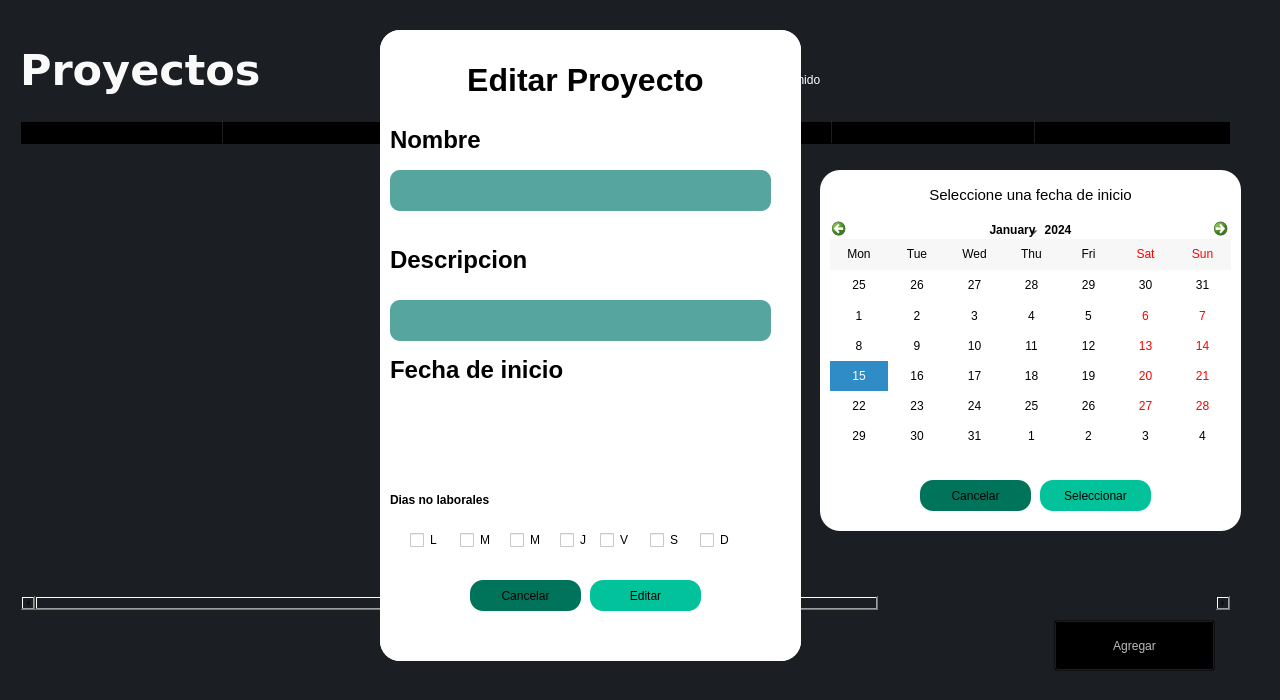
<?xml version="1.0" encoding="UTF-8"?>
<ui version="4.0">
 <class>Dialog</class>
 <widget class="QDialog" name="Dialog">
  <property name="enabled">
   <bool>true</bool>
  </property>
  <property name="geometry">
   <rect>
    <x>0</x>
    <y>0</y>
    <width>1280</width>
    <height>700</height>
   </rect>
  </property>
  <property name="minimumSize">
   <size>
    <width>1280</width>
    <height>700</height>
   </size>
  </property>
  <property name="windowTitle">
   <string>Dialog</string>
  </property>
  <property name="styleSheet">
   <string notr="true">background-color: rgb(27,31,36);</string>
  </property>
  <widget class="QWidget" name="fondo" native="true">
   <property name="enabled">
    <bool>true</bool>
   </property>
   <property name="geometry">
    <rect>
     <x>-10</x>
     <y>0</y>
     <width>1280</width>
     <height>700</height>
    </rect>
   </property>
   <property name="minimumSize">
    <size>
     <width>1280</width>
     <height>700</height>
    </size>
   </property>
   <property name="mouseTracking">
    <bool>true</bool>
   </property>
   <property name="autoFillBackground">
    <bool>false</bool>
   </property>
   <property name="styleSheet">
    <string notr="true">background-color: rgba(0,0,0,0);</string>
   </property>
   <widget class="QLabel" name="label">
    <property name="geometry">
     <rect>
      <x>30</x>
      <y>30</y>
      <width>441</width>
      <height>81</height>
     </rect>
    </property>
    <property name="font">
     <font>
      <family>Verdana</family>
      <pointsize>32</pointsize>
      <weight>50</weight>
      <italic>false</italic>
      <bold>false</bold>
     </font>
    </property>
    <property name="autoFillBackground">
     <bool>false</bool>
    </property>
    <property name="styleSheet">
     <string notr="true">font: 32pt &quot;Verdana&quot;;
 color:rgb(250, 250, 250);
background-color: rgba(0,0,0,0);
border-radius:20;
text-align: left;</string>
    </property>
    <property name="text">
     <string>&lt;html&gt;&lt;head/&gt;&lt;body&gt;&lt;p&gt;&lt;span style=&quot; font-weight:600;&quot;&gt;Proyectos&lt;/span&gt;&lt;/p&gt;&lt;/body&gt;&lt;/html&gt;</string>
    </property>
    <property name="alignment">
     <set>Qt::AlignLeading|Qt::AlignLeft|Qt::AlignVCenter</set>
    </property>
   </widget>
   <widget class="QTableWidget" name="tableWidget">
    <property name="geometry">
     <rect>
      <x>30</x>
      <y>120</y>
      <width>1211</width>
      <height>491</height>
     </rect>
    </property>
    <property name="styleSheet">
     <string notr="true">background-color: rgba(0,0,0,0);
font: 12pt &quot;Verdana&quot;;</string>
    </property>
    <property name="showGrid">
     <bool>true</bool>
    </property>
    <property name="wordWrap">
     <bool>true</bool>
    </property>
    <attribute name="horizontalHeaderVisible">
     <bool>true</bool>
    </attribute>
    <attribute name="horizontalHeaderDefaultSectionSize">
     <number>203</number>
    </attribute>
    <attribute name="horizontalHeaderHighlightSections">
     <bool>true</bool>
    </attribute>
    <attribute name="verticalHeaderCascadingSectionResizes">
     <bool>false</bool>
    </attribute>
    <attribute name="verticalHeaderDefaultSectionSize">
     <number>30</number>
    </attribute>
    <column>
     <property name="text">
      <string>Nombre</string>
     </property>
     <property name="font">
      <font>
       <family>Verdana</family>
       <pointsize>12</pointsize>
       <weight>75</weight>
       <bold>true</bold>
      </font>
     </property>
    </column>
    <column>
     <property name="text">
      <string>Descripcion</string>
     </property>
     <property name="font">
      <font>
       <family>Verdana</family>
       <pointsize>12</pointsize>
       <weight>75</weight>
       <bold>true</bold>
      </font>
     </property>
    </column>
    <column>
     <property name="text">
      <string>Fecha de inicio</string>
     </property>
     <property name="font">
      <font>
       <family>Verdana</family>
       <pointsize>12</pointsize>
       <weight>75</weight>
       <bold>true</bold>
      </font>
     </property>
    </column>
    <column>
     <property name="text">
      <string>Fecha estimada</string>
     </property>
     <property name="font">
      <font>
       <family>Verdana</family>
       <pointsize>12</pointsize>
       <weight>75</weight>
       <bold>true</bold>
      </font>
     </property>
    </column>
    <column>
     <property name="text">
      <string>Actividades</string>
     </property>
     <property name="font">
      <font>
       <family>Verdana</family>
       <pointsize>12</pointsize>
       <weight>75</weight>
       <bold>true</bold>
      </font>
     </property>
    </column>
    <column>
     <property name="text">
      <string>Editar</string>
     </property>
     <property name="font">
      <font>
       <family>Verdana</family>
       <pointsize>12</pointsize>
       <weight>75</weight>
       <bold>true</bold>
      </font>
     </property>
    </column>
    <column>
     <property name="text">
      <string>Eliminar</string>
     </property>
     <property name="font">
      <font>
       <family>Verdana</family>
       <pointsize>12</pointsize>
       <weight>75</weight>
       <bold>true</bold>
      </font>
     </property>
    </column>
   </widget>
   <widget class="QLabel" name="name">
    <property name="geometry">
     <rect>
      <x>930</x>
      <y>58</y>
      <width>221</width>
      <height>41</height>
     </rect>
    </property>
    <property name="styleSheet">
     <string notr="true">font: 26pt &quot;Verdana&quot;; color:rgb(255, 255, 255);
background-color: rgba(0,0,0,0);
border-radius:20;</string>
    </property>
    <property name="text">
     <string/>
    </property>
   </widget>
   <widget class="QLabel" name="label_2">
    <property name="geometry">
     <rect>
      <x>660</x>
      <y>50</y>
      <width>281</width>
      <height>61</height>
     </rect>
    </property>
    <property name="autoFillBackground">
     <bool>false</bool>
    </property>
    <property name="styleSheet">
     <string notr="true">color:rgb(255, 255, 255);
font: 26pt &quot;Verdana&quot;;
background-color: rgba(0,0,0,0);
border-radius:20;</string>
    </property>
    <property name="text">
     <string>&lt;html&gt;&lt;head/&gt;&lt;body&gt;&lt;p align=&quot;center&quot;&gt;Bienvenido&lt;/p&gt;&lt;/body&gt;&lt;/html&gt;</string>
    </property>
    <property name="alignment">
     <set>Qt::AlignLeading|Qt::AlignLeft|Qt::AlignVCenter</set>
    </property>
   </widget>
   <widget class="QWidget" name="crp" native="true">
    <property name="enabled">
     <bool>true</bool>
    </property>
    <property name="geometry">
     <rect>
      <x>390</x>
      <y>30</y>
      <width>421</width>
      <height>631</height>
     </rect>
    </property>
    <property name="styleSheet">
     <string notr="true">background-color: rgb(255, 255, 255);
border-bottom-left-radius: 20px;
border-bottom-right-radius:20px;
border-top-left-radius: 20px;
border-top-right-radius: 20px;</string>
    </property>
    <widget class="QLabel" name="label_3">
     <property name="geometry">
      <rect>
       <x>10</x>
       <y>20</y>
       <width>391</width>
       <height>61</height>
      </rect>
     </property>
     <property name="autoFillBackground">
      <bool>false</bool>
     </property>
     <property name="styleSheet">
      <string notr="true">color: rgb(0, 0, 0);
font: 28pt &quot;Verdana&quot;;
background-color: rgba(0,0,0,0);
border-radius:20;</string>
     </property>
     <property name="text">
      <string>&lt;html&gt;&lt;head/&gt;&lt;body&gt;&lt;p align=&quot;center&quot;&gt;&lt;span style=&quot; font-size:24pt; font-weight:600;&quot;&gt;Crear Proyecto&lt;/span&gt;&lt;/p&gt;&lt;/body&gt;&lt;/html&gt;</string>
     </property>
     <property name="alignment">
      <set>Qt::AlignLeading|Qt::AlignLeft|Qt::AlignVCenter</set>
     </property>
    </widget>
    <widget class="QLabel" name="label_4">
     <property name="geometry">
      <rect>
       <x>10</x>
       <y>80</y>
       <width>281</width>
       <height>61</height>
      </rect>
     </property>
     <property name="autoFillBackground">
      <bool>false</bool>
     </property>
     <property name="styleSheet">
      <string notr="true">color: rgb(0, 0, 0);
background-color: rgba(0,0,0,0);
border-radius:20;
font: 75 16pt &quot;Verdana&quot;;</string>
     </property>
     <property name="text">
      <string>&lt;html&gt;&lt;head/&gt;&lt;body&gt;&lt;p&gt;&lt;span style=&quot; font-size:18pt; font-weight:600;&quot;&gt;Nombre&lt;/span&gt;&lt;/p&gt;&lt;/body&gt;&lt;/html&gt;</string>
     </property>
     <property name="alignment">
      <set>Qt::AlignLeading|Qt::AlignLeft|Qt::AlignVCenter</set>
     </property>
    </widget>
    <widget class="QPushButton" name="cancelarbtn">
     <property name="geometry">
      <rect>
       <x>90</x>
       <y>570</y>
       <width>111</width>
       <height>31</height>
      </rect>
     </property>
     <property name="styleSheet">
      <string notr="true">background-color:rgb(0, 116, 91);
border-radius:13px;</string>
     </property>
     <property name="text">
      <string>Cancelar</string>
     </property>
    </widget>
    <widget class="QLabel" name="label_6">
     <property name="geometry">
      <rect>
       <x>10</x>
       <y>200</y>
       <width>281</width>
       <height>61</height>
      </rect>
     </property>
     <property name="autoFillBackground">
      <bool>false</bool>
     </property>
     <property name="styleSheet">
      <string notr="true">color: rgb(0, 0, 0);
background-color: rgba(0,0,0,0);
border-radius:20;
font: 75 16pt &quot;Verdana&quot;;</string>
     </property>
     <property name="text">
      <string>&lt;html&gt;&lt;head/&gt;&lt;body&gt;&lt;p&gt;&lt;span style=&quot; font-size:18pt; font-weight:600;&quot;&gt;Descripcion&lt;/span&gt;&lt;/p&gt;&lt;/body&gt;&lt;/html&gt;</string>
     </property>
     <property name="alignment">
      <set>Qt::AlignLeading|Qt::AlignLeft|Qt::AlignVCenter</set>
     </property>
    </widget>
    <widget class="QLabel" name="label_5">
     <property name="geometry">
      <rect>
       <x>10</x>
       <y>320</y>
       <width>281</width>
       <height>61</height>
      </rect>
     </property>
     <property name="autoFillBackground">
      <bool>false</bool>
     </property>
     <property name="styleSheet">
      <string notr="true">color: rgb(0, 0, 0);
background-color: rgba(0,0,0,0);
border-radius:20;
font: 75 16pt &quot;Verdana&quot;;</string>
     </property>
     <property name="text">
      <string>&lt;html&gt;&lt;head/&gt;&lt;body&gt;&lt;p&gt;&lt;span style=&quot; font-size:18pt; font-weight:600;&quot;&gt;Fecha de inicio&lt;/span&gt;&lt;/p&gt;&lt;/body&gt;&lt;/html&gt;</string>
     </property>
     <property name="alignment">
      <set>Qt::AlignLeading|Qt::AlignLeft|Qt::AlignVCenter</set>
     </property>
    </widget>
    <widget class="QLineEdit" name="nom">
     <property name="geometry">
      <rect>
       <x>10</x>
       <y>140</y>
       <width>381</width>
       <height>41</height>
      </rect>
     </property>
     <property name="styleSheet">
      <string notr="true">border-radius:10px;
font: 12pt &quot;Verdana&quot;;
background-color: rgb(87, 165, 159);
border-radius:10px;</string>
     </property>
    </widget>
    <widget class="QLineEdit" name="des">
     <property name="geometry">
      <rect>
       <x>10</x>
       <y>270</y>
       <width>381</width>
       <height>41</height>
      </rect>
     </property>
     <property name="styleSheet">
      <string notr="true">border-radius:10px;
font: 12pt &quot;Verdana&quot;;
background-color: rgb(87, 165, 159);
border-radius:10px;</string>
     </property>
    </widget>
    <widget class="QPushButton" name="crearbtn">
     <property name="geometry">
      <rect>
       <x>210</x>
       <y>570</y>
       <width>111</width>
       <height>31</height>
      </rect>
     </property>
     <property name="styleSheet">
      <string notr="true">background-color: rgb(1,194,154);
border-radius:13px;</string>
     </property>
     <property name="text">
      <string>Crear</string>
     </property>
    </widget>
    <widget class="QPushButton" name="calendarbtn_2">
     <property name="geometry">
      <rect>
       <x>170</x>
       <y>380</y>
       <width>71</width>
       <height>61</height>
      </rect>
     </property>
     <property name="text">
      <string/>
     </property>
     <property name="icon">
      <iconset>
       <normaloff>../../../.designer/backup/valentines-day.png</normaloff>../../../.designer/backup/valentines-day.png</iconset>
     </property>
     <property name="iconSize">
      <size>
       <width>60</width>
       <height>60</height>
      </size>
     </property>
    </widget>
    <widget class="QLabel" name="fechaIniLabel">
     <property name="geometry">
      <rect>
       <x>10</x>
       <y>380</y>
       <width>141</width>
       <height>41</height>
      </rect>
     </property>
     <property name="styleSheet">
      <string notr="true">font: 12pt &quot;Verdana&quot;;</string>
     </property>
     <property name="text">
      <string>&lt;html&gt;&lt;head/&gt;&lt;body&gt;&lt;p&gt;&lt;br/&gt;&lt;/p&gt;&lt;/body&gt;&lt;/html&gt;</string>
     </property>
    </widget>
    <widget class="QRadioButton" name="radioButton">
     <property name="geometry">
      <rect>
       <x>40</x>
       <y>500</y>
       <width>51</width>
       <height>20</height>
      </rect>
     </property>
     <property name="text">
      <string>L</string>
     </property>
    </widget>
    <widget class="QRadioButton" name="radioButton_2">
     <property name="geometry">
      <rect>
       <x>150</x>
       <y>500</y>
       <width>41</width>
       <height>20</height>
      </rect>
     </property>
     <property name="text">
      <string>M</string>
     </property>
    </widget>
    <widget class="QRadioButton" name="radioButton_3">
     <property name="geometry">
      <rect>
       <x>90</x>
       <y>500</y>
       <width>41</width>
       <height>20</height>
      </rect>
     </property>
     <property name="text">
      <string>M</string>
     </property>
    </widget>
    <widget class="QRadioButton" name="radioButton_4">
     <property name="geometry">
      <rect>
       <x>290</x>
       <y>500</y>
       <width>41</width>
       <height>20</height>
      </rect>
     </property>
     <property name="text">
      <string>S</string>
     </property>
    </widget>
    <widget class="QRadioButton" name="radioButton_5">
     <property name="geometry">
      <rect>
       <x>200</x>
       <y>500</y>
       <width>41</width>
       <height>20</height>
      </rect>
     </property>
     <property name="text">
      <string>J</string>
     </property>
    </widget>
    <widget class="QRadioButton" name="radioButton_6">
     <property name="geometry">
      <rect>
       <x>240</x>
       <y>500</y>
       <width>41</width>
       <height>20</height>
      </rect>
     </property>
     <property name="text">
      <string>V</string>
     </property>
    </widget>
    <widget class="QRadioButton" name="radioButton_7">
     <property name="geometry">
      <rect>
       <x>340</x>
       <y>500</y>
       <width>41</width>
       <height>20</height>
      </rect>
     </property>
     <property name="text">
      <string>D</string>
     </property>
    </widget>
    <widget class="QLabel" name="label_13">
     <property name="geometry">
      <rect>
       <x>10</x>
       <y>440</y>
       <width>281</width>
       <height>61</height>
      </rect>
     </property>
     <property name="autoFillBackground">
      <bool>false</bool>
     </property>
     <property name="styleSheet">
      <string notr="true">color: rgb(0, 0, 0);
background-color: rgba(0,0,0,0);
border-radius:20;
font: 75 16pt &quot;Verdana&quot;;</string>
     </property>
     <property name="text">
      <string>&lt;html&gt;&lt;head/&gt;&lt;body&gt;&lt;p&gt;&lt;span style=&quot; font-weight:600;&quot;&gt;Dias no laborales&lt;/span&gt;&lt;/p&gt;&lt;/body&gt;&lt;/html&gt;</string>
     </property>
     <property name="alignment">
      <set>Qt::AlignLeading|Qt::AlignLeft|Qt::AlignVCenter</set>
     </property>
    </widget>
   </widget>
   <widget class="QWidget" name="editarp" native="true">
    <property name="enabled">
     <bool>true</bool>
    </property>
    <property name="geometry">
     <rect>
      <x>390</x>
      <y>30</y>
      <width>421</width>
      <height>631</height>
     </rect>
    </property>
    <property name="styleSheet">
     <string notr="true">background-color: rgb(255, 255, 255);
border-bottom-left-radius: 20px;
border-bottom-right-radius:20px;
border-top-left-radius: 20px;
border-top-right-radius: 20px;</string>
    </property>
    <widget class="QLabel" name="label_8">
     <property name="geometry">
      <rect>
       <x>10</x>
       <y>20</y>
       <width>391</width>
       <height>61</height>
      </rect>
     </property>
     <property name="autoFillBackground">
      <bool>false</bool>
     </property>
     <property name="styleSheet">
      <string notr="true">color: rgb(0, 0, 0);
font: 28pt &quot;Verdana&quot;;
background-color: rgba(0,0,0,0);
border-radius:20;</string>
     </property>
     <property name="text">
      <string>&lt;html&gt;&lt;head/&gt;&lt;body&gt;&lt;p align=&quot;center&quot;&gt;&lt;span style=&quot; font-size:24pt; font-weight:600;&quot;&gt;Editar Proyecto&lt;/span&gt;&lt;/p&gt;&lt;/body&gt;&lt;/html&gt;</string>
     </property>
     <property name="alignment">
      <set>Qt::AlignLeading|Qt::AlignLeft|Qt::AlignVCenter</set>
     </property>
    </widget>
    <widget class="QLabel" name="label_9">
     <property name="geometry">
      <rect>
       <x>10</x>
       <y>80</y>
       <width>281</width>
       <height>61</height>
      </rect>
     </property>
     <property name="autoFillBackground">
      <bool>false</bool>
     </property>
     <property name="styleSheet">
      <string notr="true">color: rgb(0, 0, 0);
background-color: rgba(0,0,0,0);
border-radius:20;
font: 75 16pt &quot;Verdana&quot;;</string>
     </property>
     <property name="text">
      <string>&lt;html&gt;&lt;head/&gt;&lt;body&gt;&lt;p&gt;&lt;span style=&quot; font-size:18pt; font-weight:600;&quot;&gt;Nombre&lt;/span&gt;&lt;/p&gt;&lt;/body&gt;&lt;/html&gt;</string>
     </property>
     <property name="alignment">
      <set>Qt::AlignLeading|Qt::AlignLeft|Qt::AlignVCenter</set>
     </property>
    </widget>
    <widget class="QPushButton" name="cancelarbtn_3">
     <property name="geometry">
      <rect>
       <x>90</x>
       <y>550</y>
       <width>111</width>
       <height>31</height>
      </rect>
     </property>
     <property name="styleSheet">
      <string notr="true">background-color:rgb(0, 116, 91);
border-radius:13px;</string>
     </property>
     <property name="text">
      <string>Cancelar</string>
     </property>
    </widget>
    <widget class="QLabel" name="label_10">
     <property name="geometry">
      <rect>
       <x>10</x>
       <y>200</y>
       <width>281</width>
       <height>61</height>
      </rect>
     </property>
     <property name="autoFillBackground">
      <bool>false</bool>
     </property>
     <property name="styleSheet">
      <string notr="true">color: rgb(0, 0, 0);
background-color: rgba(0,0,0,0);
border-radius:20;
font: 75 16pt &quot;Verdana&quot;;</string>
     </property>
     <property name="text">
      <string>&lt;html&gt;&lt;head/&gt;&lt;body&gt;&lt;p&gt;&lt;span style=&quot; font-size:18pt; font-weight:600;&quot;&gt;Descripcion&lt;/span&gt;&lt;/p&gt;&lt;/body&gt;&lt;/html&gt;</string>
     </property>
     <property name="alignment">
      <set>Qt::AlignLeading|Qt::AlignLeft|Qt::AlignVCenter</set>
     </property>
    </widget>
    <widget class="QLabel" name="label_11">
     <property name="geometry">
      <rect>
       <x>10</x>
       <y>310</y>
       <width>281</width>
       <height>61</height>
      </rect>
     </property>
     <property name="autoFillBackground">
      <bool>false</bool>
     </property>
     <property name="styleSheet">
      <string notr="true">color: rgb(0, 0, 0);
background-color: rgba(0,0,0,0);
border-radius:20;
font: 75 16pt &quot;Verdana&quot;;</string>
     </property>
     <property name="text">
      <string>&lt;html&gt;&lt;head/&gt;&lt;body&gt;&lt;p&gt;&lt;span style=&quot; font-size:18pt; font-weight:600;&quot;&gt;Fecha de inicio&lt;/span&gt;&lt;/p&gt;&lt;/body&gt;&lt;/html&gt;</string>
     </property>
     <property name="alignment">
      <set>Qt::AlignLeading|Qt::AlignLeft|Qt::AlignVCenter</set>
     </property>
    </widget>
    <widget class="QLineEdit" name="nom_2">
     <property name="geometry">
      <rect>
       <x>10</x>
       <y>140</y>
       <width>381</width>
       <height>41</height>
      </rect>
     </property>
     <property name="styleSheet">
      <string notr="true">border-radius:10px;
font: 12pt &quot;Verdana&quot;;
background-color: rgb(87, 165, 159);
border-radius:10px;</string>
     </property>
    </widget>
    <widget class="QLineEdit" name="des_2">
     <property name="geometry">
      <rect>
       <x>10</x>
       <y>270</y>
       <width>381</width>
       <height>41</height>
      </rect>
     </property>
     <property name="styleSheet">
      <string notr="true">border-radius:10px;
font: 12pt &quot;Verdana&quot;;
background-color: rgb(87, 165, 159);
border-radius:10px;</string>
     </property>
    </widget>
    <widget class="QPushButton" name="editarbtn">
     <property name="geometry">
      <rect>
       <x>210</x>
       <y>550</y>
       <width>111</width>
       <height>31</height>
      </rect>
     </property>
     <property name="styleSheet">
      <string notr="true">background-color: rgb(1,194,154);
border-radius:13px;</string>
     </property>
     <property name="text">
      <string>Editar</string>
     </property>
    </widget>
    <widget class="QPushButton" name="calendarbtn">
     <property name="geometry">
      <rect>
       <x>160</x>
       <y>380</y>
       <width>81</width>
       <height>61</height>
      </rect>
     </property>
     <property name="iconSize">
      <size>
       <width>60</width>
       <height>60</height>
      </size>
     </property>
    </widget>
    <widget class="QLabel" name="fechaIniLabel_2">
     <property name="geometry">
      <rect>
       <x>20</x>
       <y>370</y>
       <width>141</width>
       <height>41</height>
      </rect>
     </property>
     <property name="styleSheet">
      <string notr="true">font: 12pt &quot;Verdana&quot;;</string>
     </property>
     <property name="text">
      <string>&lt;html&gt;&lt;head/&gt;&lt;body&gt;&lt;p&gt;&lt;br/&gt;&lt;/p&gt;&lt;/body&gt;&lt;/html&gt;</string>
     </property>
    </widget>
    <widget class="QLabel" name="label_14">
     <property name="geometry">
      <rect>
       <x>10</x>
       <y>440</y>
       <width>281</width>
       <height>61</height>
      </rect>
     </property>
     <property name="autoFillBackground">
      <bool>false</bool>
     </property>
     <property name="styleSheet">
      <string notr="true">color: rgb(0, 0, 0);
background-color: rgba(0,0,0,0);
border-radius:20;
font: 75 16pt &quot;Verdana&quot;;</string>
     </property>
     <property name="text">
      <string>&lt;html&gt;&lt;head/&gt;&lt;body&gt;&lt;p&gt;&lt;span style=&quot; font-weight:600;&quot;&gt;Dias no laborales&lt;/span&gt;&lt;/p&gt;&lt;/body&gt;&lt;/html&gt;</string>
     </property>
     <property name="alignment">
      <set>Qt::AlignLeading|Qt::AlignLeft|Qt::AlignVCenter</set>
     </property>
    </widget>
    <widget class="QCheckBox" name="checkBox">
     <property name="geometry">
      <rect>
       <x>30</x>
       <y>500</y>
       <width>41</width>
       <height>20</height>
      </rect>
     </property>
     <property name="text">
      <string>L</string>
     </property>
    </widget>
    <widget class="QCheckBox" name="checkBox_2">
     <property name="geometry">
      <rect>
       <x>80</x>
       <y>500</y>
       <width>41</width>
       <height>20</height>
      </rect>
     </property>
     <property name="text">
      <string>M</string>
     </property>
    </widget>
    <widget class="QCheckBox" name="checkBox_3">
     <property name="geometry">
      <rect>
       <x>180</x>
       <y>500</y>
       <width>31</width>
       <height>20</height>
      </rect>
     </property>
     <property name="text">
      <string>J</string>
     </property>
    </widget>
    <widget class="QCheckBox" name="checkBox_4">
     <property name="geometry">
      <rect>
       <x>130</x>
       <y>500</y>
       <width>41</width>
       <height>20</height>
      </rect>
     </property>
     <property name="text">
      <string>M</string>
     </property>
    </widget>
    <widget class="QCheckBox" name="checkBox_5">
     <property name="geometry">
      <rect>
       <x>270</x>
       <y>500</y>
       <width>31</width>
       <height>20</height>
      </rect>
     </property>
     <property name="text">
      <string>S</string>
     </property>
    </widget>
    <widget class="QCheckBox" name="checkBox_6">
     <property name="geometry">
      <rect>
       <x>220</x>
       <y>500</y>
       <width>41</width>
       <height>20</height>
      </rect>
     </property>
     <property name="text">
      <string>V</string>
     </property>
    </widget>
    <widget class="QCheckBox" name="checkBox_7">
     <property name="geometry">
      <rect>
       <x>320</x>
       <y>500</y>
       <width>31</width>
       <height>20</height>
      </rect>
     </property>
     <property name="text">
      <string>D</string>
     </property>
    </widget>
   </widget>
   <widget class="QWidget" name="eliminar" native="true">
    <property name="enabled">
     <bool>true</bool>
    </property>
    <property name="geometry">
     <rect>
      <x>480</x>
      <y>300</y>
      <width>321</width>
      <height>161</height>
     </rect>
    </property>
    <property name="styleSheet">
     <string notr="true">background-color: rgb(255, 255, 255);
border-bottom-left-radius: 20px;
border-bottom-right-radius:20px;
border-top-left-radius: 20px;
border-top-right-radius: 20px;</string>
    </property>
    <widget class="QLabel" name="label_7">
     <property name="geometry">
      <rect>
       <x>0</x>
       <y>10</y>
       <width>301</width>
       <height>71</height>
      </rect>
     </property>
     <property name="autoFillBackground">
      <bool>false</bool>
     </property>
     <property name="styleSheet">
      <string notr="true">color: rgb(0, 0, 0);
font: 18pt &quot;Verdana&quot;;
background-color: rgba(0,0,0,0);
border-radius:20;</string>
     </property>
     <property name="text">
      <string>&lt;html&gt;&lt;head/&gt;&lt;body&gt;&lt;p align=&quot;center&quot;&gt;&lt;span style=&quot; font-size:11pt;&quot;&gt;Esta seguro que desea eliminar&lt;/span&gt;&lt;/p&gt;&lt;/body&gt;&lt;/html&gt;</string>
     </property>
     <property name="alignment">
      <set>Qt::AlignLeading|Qt::AlignLeft|Qt::AlignVCenter</set>
     </property>
    </widget>
    <widget class="QLabel" name="nom_proy">
     <property name="geometry">
      <rect>
       <x>10</x>
       <y>60</y>
       <width>301</width>
       <height>41</height>
      </rect>
     </property>
     <property name="styleSheet">
      <string notr="true">font: 14pt &quot;Verdana&quot;;</string>
     </property>
     <property name="text">
      <string/>
     </property>
    </widget>
    <widget class="QPushButton" name="cancelarbtn_2">
     <property name="geometry">
      <rect>
       <x>70</x>
       <y>110</y>
       <width>81</width>
       <height>31</height>
      </rect>
     </property>
     <property name="styleSheet">
      <string notr="true">background-color:rgb(0, 116, 91);
border-radius:13px;</string>
     </property>
     <property name="text">
      <string>Cancelar</string>
     </property>
    </widget>
    <widget class="QPushButton" name="eliminarbtn">
     <property name="geometry">
      <rect>
       <x>180</x>
       <y>110</y>
       <width>91</width>
       <height>31</height>
      </rect>
     </property>
     <property name="styleSheet">
      <string notr="true">background-color: rgb(1,194,154);
border-radius:13px;</string>
     </property>
     <property name="text">
      <string>Eliminar</string>
     </property>
    </widget>
   </widget>
   <widget class="QPushButton" name="botoMAS">
    <property name="geometry">
     <rect>
      <x>1064</x>
      <y>620</y>
      <width>161</width>
      <height>51</height>
     </rect>
    </property>
    <property name="styleSheet">
     <string notr="true">background-color: rgba(0,0, 0, 0);
font: 14pt &quot;Verdana&quot;;
color: rgb(188, 188, 188);</string>
    </property>
    <property name="text">
     <string>Agregar</string>
    </property>
    <property name="icon">
     <iconset>
      <normaloff>../../../.designer/icons/share (1).png</normaloff>../../../.designer/icons/share (1).png</iconset>
    </property>
    <property name="iconSize">
     <size>
      <width>50</width>
      <height>50</height>
     </size>
    </property>
   </widget>
   <widget class="QWidget" name="calendarioW" native="true">
    <property name="enabled">
     <bool>true</bool>
    </property>
    <property name="geometry">
     <rect>
      <x>830</x>
      <y>170</y>
      <width>421</width>
      <height>361</height>
     </rect>
    </property>
    <property name="styleSheet">
     <string notr="true">background-color: rgb(255, 255, 255);
border-bottom-left-radius: 20px;
border-bottom-right-radius:20px;
border-top-left-radius: 20px;
border-top-right-radius: 20px;</string>
    </property>
    <widget class="QLabel" name="label_12">
     <property name="geometry">
      <rect>
       <x>60</x>
       <y>-10</y>
       <width>301</width>
       <height>71</height>
      </rect>
     </property>
     <property name="autoFillBackground">
      <bool>false</bool>
     </property>
     <property name="styleSheet">
      <string notr="true">color: rgb(0, 0, 0);
font: 18pt &quot;Verdana&quot;;
background-color: rgba(0,0,0,0);
border-radius:20;</string>
     </property>
     <property name="text">
      <string>&lt;html&gt;&lt;head/&gt;&lt;body&gt;&lt;p align=&quot;center&quot;&gt;&lt;span style=&quot; font-size:11pt;&quot;&gt;Seleccione una fecha de inicio&lt;/span&gt;&lt;/p&gt;&lt;/body&gt;&lt;/html&gt;</string>
     </property>
     <property name="alignment">
      <set>Qt::AlignLeading|Qt::AlignLeft|Qt::AlignVCenter</set>
     </property>
    </widget>
    <widget class="QCalendarWidget" name="calendario">
     <property name="geometry">
      <rect>
       <x>10</x>
       <y>50</y>
       <width>401</width>
       <height>231</height>
      </rect>
     </property>
     <property name="styleSheet">
      <string notr="true">color: black</string>
     </property>
     <property name="firstDayOfWeek">
      <enum>Qt::Monday</enum>
     </property>
     <property name="verticalHeaderFormat">
      <enum>QCalendarWidget::NoVerticalHeader</enum>
     </property>
    </widget>
    <widget class="QPushButton" name="seleccionarbtn">
     <property name="geometry">
      <rect>
       <x>220</x>
       <y>310</y>
       <width>111</width>
       <height>31</height>
      </rect>
     </property>
     <property name="styleSheet">
      <string notr="true">background-color: rgb(1,194,154);
border-radius:13px;</string>
     </property>
     <property name="text">
      <string>Seleccionar</string>
     </property>
    </widget>
    <widget class="QPushButton" name="cancelarbtn_4">
     <property name="geometry">
      <rect>
       <x>100</x>
       <y>310</y>
       <width>111</width>
       <height>31</height>
      </rect>
     </property>
     <property name="styleSheet">
      <string notr="true">background-color:rgb(0, 116, 91);
border-radius:13px;</string>
     </property>
     <property name="text">
      <string>Cancelar</string>
     </property>
    </widget>
   </widget>
   <zorder>tableWidget</zorder>
   <zorder>label</zorder>
   <zorder>name</zorder>
   <zorder>label_2</zorder>
   <zorder>eliminar</zorder>
   <zorder>botoMAS</zorder>
   <zorder>calendarioW</zorder>
   <zorder>crp</zorder>
   <zorder>editarp</zorder>
  </widget>
 </widget>
 <resources/>
 <connections/>
</ui>
